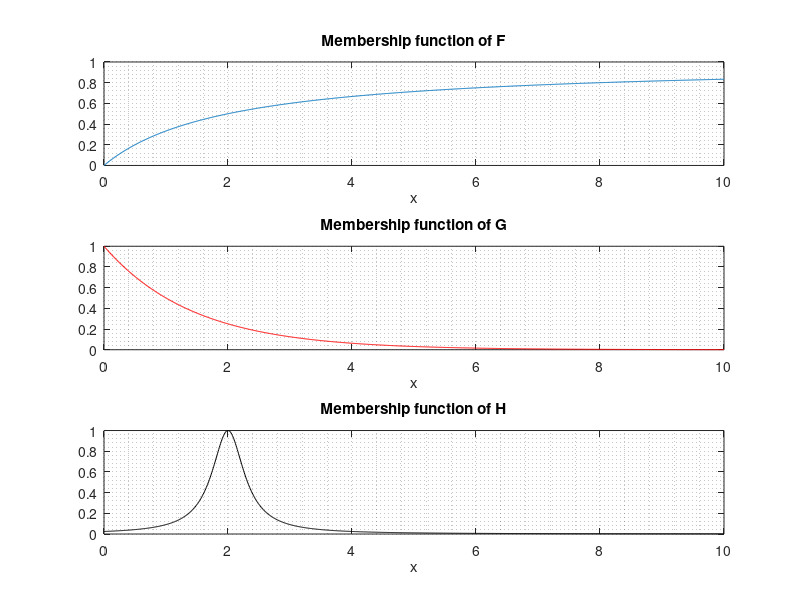
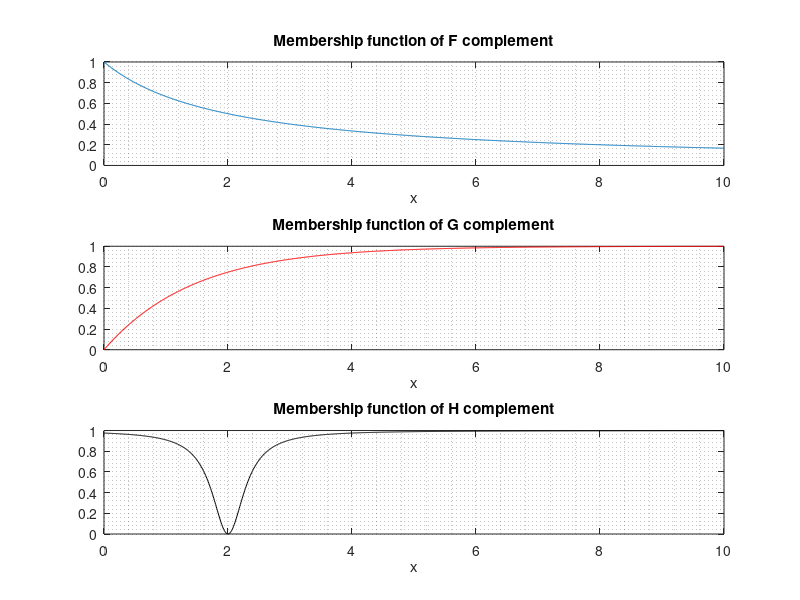
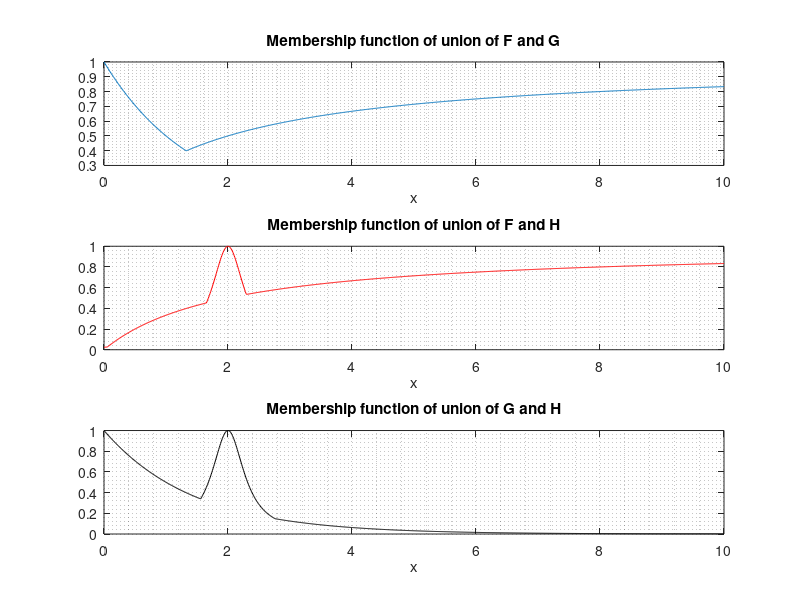
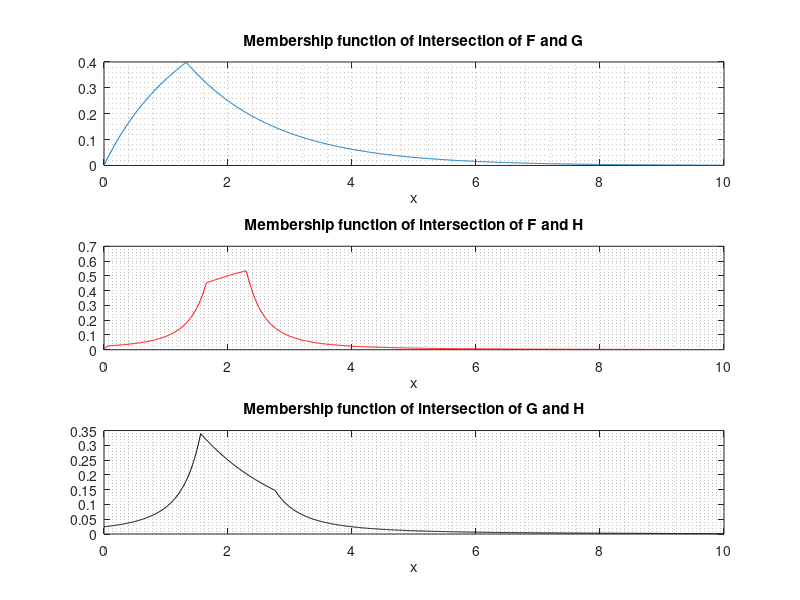

Here is the MATLAB script that generated these plots, in order:
%% Computational Intelligence Lab Report - Lab 10 - Prof. Amini
% Seyed Mohammadsaleh Mirzatabatabaei - 9623105

%% Clear recent data
clear; close all; clc;

%% Membership functions
x = 0 : 0.01 : 10;
F = x ./ (x + 2);
G = 2 .^ (-x);
H = 1 ./ (1 + 10 * ((x - 2) .^ 2));

%% plot F and G and H membership functions
figure;
subplot(3, 1, 1);
plot(x, F);
grid minor;
title('Membership function of F');
xlabel('x');
subplot(3, 1, 2);
plot(x, G, 'r');
grid minor;
title('Membership function of G');
xlabel('x');
subplot(3, 1, 3);
plot(x, H, 'k');
grid minor;
title('Membership function of H');
xlabel('x');

%% plot complements membership functions
figure;
subplot(3, 1, 1);
plot(x, 1 - F);
grid minor;
title('Membership function of F complement');
xlabel('x');
subplot(3, 1, 2);
plot(x, 1 - G, 'r');
grid minor;
title('Membership function of G complement');
xlabel('x');
subplot(3, 1, 3);
plot(x, 1 - H, 'k');
grid minor;
title('Membership function of H complement');
xlabel('x');

%% plot union membership functions
figure;
subplot(3, 1, 1);
plot(x, max(F, G));
grid minor;
title('Membership function of union of F and G');
xlabel('x');
subplot(3, 1, 2);
plot(x, max(F, H), 'r');
grid minor;
title('Membership function of union of F and H');
xlabel('x');
subplot(3, 1, 3);
plot(x, max(G, H), 'k');
grid minor;
title('Membership function of union of G and H');
xlabel('x');

%% plot intersection membership functions
figure;
subplot(3, 1, 1);
plot(x, min(F, G));
grid minor;
title('Membership function of intersection of F and G');
xlabel('x');
subplot(3, 1, 2);
plot(x, min(F, H), 'r');
grid minor;
title('Membership function of intersection of F and H');
xlabel('x');
subplot(3, 1, 3);
plot(x, min(G, H), 'k');
grid minor;
title('Membership function of intersection of G and H');
xlabel('x');

%% plot part 4
figure;
subplot(2, 1, 1);
plot(x, min(min(F, H), G));
grid minor;
title('Membership function of intersection of F and G and H');
xlabel('x');
subplot(2, 1, 2);
plot(x, max(max(F, H), G), 'r');
grid minor;
title('Membership function of union of F and G and H');
xlabel('x');


%% plot part 5
figure;
subplot(2, 1, 1);
plot(x, min(F, 1 - H));
grid minor;
title('Membership function of intersection of F and H complement');
xlabel('x');
subplot(2, 1, 2);
plot(x, min(1 - G, 1 - H), 'r');
grid minor;
title('Membership function of intersection of G complement and H complement');
xlabel('x');